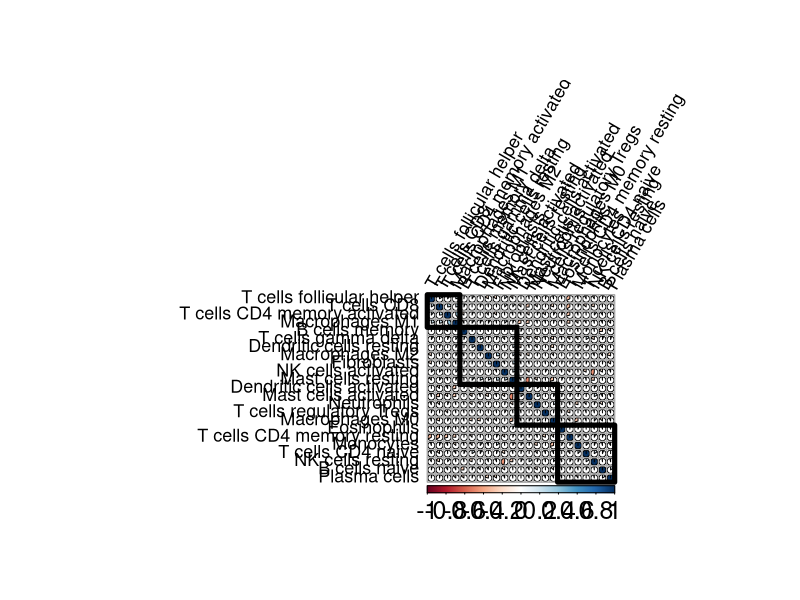
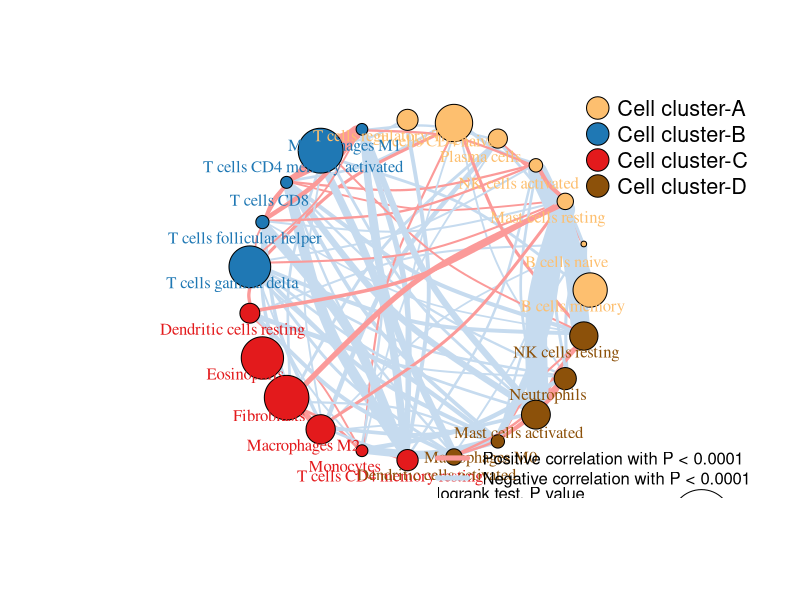

Here is the R script that generated these plots, in order:
## ---- chunk 1
knitr::opts_chunk$set(echo = TRUE)
# 设置knitr的全局代码块选项 / Set global chunk options for knitr
## ---- chunk 2
# 加载数据处理和可视化所需的包 | Load packages for data processing and visualization
library(reshape2)     # 用于数据重塑 | For data reshaping
library(corrplot)     # 用于绘制相关性热图 | For correlation matrix visualization
library(plyr)         # 用于数据操作和聚合 | For data manipulation and aggregation
library(igraph)       # 用于绘制网络图 | For network graph visualization

# 设置环境和选项 | Set environment and options
Sys.setenv(LANGUAGE = "en")           # 设置显示英文报错信息 | Set error messages to English
options(stringsAsFactors = FALSE)     # 禁止将字符型变量自动转换为因子 | Disable automatic conversion of strings to factors
## ---- chunk 3
# 定义网络图中连线的颜色 | Define colors for edges in network graph
poscol <- "#FB9A99"  # 正相关用红色连线 | Red color for positive correlations
negcol <- "#C6DBEF"  # 负相关用蓝色连线 | Blue color for negative correlations

# 定义聚类的颜色方案 | Define color palette for clusters
mycol <- c("#FDBF6F", "#1F78B4", "#E31A1C", "#8C510A")  
# 用于不同聚类的颜色，如果有更多类，需要添加更多颜色 | Colors for different clusters, add more if needed
## ---- chunk 4
# 读取免疫细胞表达矩阵数据 | Read immune cell expression matrix data
input_data <- read.csv("easy_input_immune.csv", row.names = 1, check.names = F)
dim(input_data)                  # 查看数据维度 | Check data dimensions
input_data[1:3,1:3]              # 显示数据前几行几列 | Preview data structure

# 读取生存分析结果数据 | Read survival analysis results
bb <- read.csv("easy_input_HR.csv", header = T)
head(bb)                         # 查看数据前几行 | Preview data
bb$Cell.types <- as.character(bb$Cell.types)  # 将细胞类型转为字符型 | Convert cell types to character
colnames(bb)[1] <- c("ID")       # 重命名第一列为ID | Rename first column to "ID"

# 数据预处理：计算节点属性 | Data preprocessing: Calculate node attributes
bb$weight <- abs(log10(bb$log_rank_p))        # 用log-rank p值的对数绝对值表示节点大小 | Node size by -log10(p-value)
bb$weight_HR <- (as.numeric(bb$HR)-1)*100     # 将HR值转换为可用于着色的值 | Transform HR for coloring
bb$colr <- ifelse(bb$weight_HR<0, "green", "black")  # 根据HR值设置节点颜色：HR<1为绿色，否则为黑色 | Set node color by HR

head(bb)                         # 查看处理后的数据集 | Preview processed data

# 保存处理后的生存分析结果到CSV文件 | Save processed survival analysis results to CSV
write.csv(bb, "output_HR_corlor.csv", quote = F)  # 输出用于后续绘图的带颜色信息的文件 | Output file with color info for plotting
## ---- chunk 5
# options(scipen = 100,digits = 4)  # 取消科学计数法显示，保留4位小数 | Disable scientific notation, show 4 decimal places

# 计算免疫细胞表达量之间的Spearman相关性矩阵 | Calculate Spearman correlation matrix between immune cell expressions
corr <- cor(input_data, method = "spearman")

# 绘制相关性热图 | Plot correlation heatmap
corrplot(corr, title = "", 
         method = "pie",           # 可视化方法：饼图 (也可用"circle", "square"等) | Visualization method: pie chart
         outline = T,              # 显示单元格边框 | Show cell borders
         addgrid.col = "darkgray", # 添加网格线颜色 | Add grid line color
         order = "hclust",         # 按层次聚类排序 | Order by hierarchical clustering
         addrect = 4,              # 添加4个聚类矩形框 | Add 4 clustering rectangles
         mar = c(4,0,4,0),         # 调整边距使标签完整显示 | Adjust margins for label visibility
         rect.col = "black",       # 矩形框颜色 | Rectangle color
         rect.lwd = 5,             # 矩形框线宽 | Rectangle line width
         cl.pos = "b",             # 颜色图例位置：底部 | Color legend position: bottom
         tl.col = "black",         # 文本标签颜色 | Text label color
         tl.cex = 1.08,            # 文本标签大小 | Text label size
         cl.cex = 1.5,             # 颜色图例大小 | Color legend size
         tl.srt = 60)              # 文本标签旋转角度 | Text label rotation angle
## ---- chunk 6
# 自定义函数：计算相关系数的p值矩阵 | Custom function: Calculate p-value matrix for correlation coefficients
cor.mtest <- function(corr, ...) {
  corr <- as.matrix(corr)          # 将输入转换为矩阵格式 | Convert input to matrix format
  n <- ncol(corr)                  # 获取矩阵列数（变量数量）| Get number of columns (variables)
  p.corr <- matrix(NA, n, n)       # 初始化p值矩阵 | Initialize p-value matrix
  diag(p.corr) <- 0                # 对角线元素（自身相关）p值设为0 | Set diagonal p-values to 0
  
  # 计算所有变量对之间的相关系数p值 | Calculate p-values for all variable pairs
  for (i in 1:(n - 1)) {
    for (j in (i + 1):n) {
      tmp <- cor.test(corr[, i],   # 执行Spearman相关性检验 | Perform Spearman correlation test
                      corr[, j], 
                      method = "spearman", ...)
      p.corr[i, j] <- p.corr[j, i] <- tmp$p.value  # 对称填充p值矩阵 | Fill p-value matrix symmetrically
    }
  }
  
  colnames(p.corr) <- rownames(p.corr) <- colnames(corr)  # 设置矩阵行列名 | Set matrix row/column names
  p.corr  # 返回p值矩阵 | Return p-value matrix
}

# 计算免疫细胞表达量相关性的p值矩阵 | Calculate p-value matrix for immune cell correlations
p.corr <- cor.mtest(input_data) 
head(p.corr[, 1:5])  # 显示p值矩阵的前几行和前5列 | Show first few rows and 5 columns of p-value matrix
## ---- chunk 7
# 合并相关系数矩阵和P值矩阵 | Merge correlation coefficients and p-values
rr <- as.data.frame(corr)         # 将相关系数矩阵转换为数据框 | Convert correlation matrix to dataframe
rr$ID <- rownames(rr)             # 添加行名作为ID列 | Add row names as ID column
cor <- melt(rr, "ID", value.name = "cor")  # 重塑数据为长格式 | Reshape data to long format

pp <- as.data.frame(p.corr)        # 将P值矩阵转换为数据框 | Convert p-value matrix to dataframe
pp$ID <- rownames(pp)             # 添加行名作为ID列 | Add row names as ID column
pvalue <- melt(pp, "ID", value.name = "pvalue")  # 重塑数据为长格式 | Reshape data to long format
colnames(pvalue) <- c("from", "to", "pvalue")  # 重命名列 | Rename columns

corpvlue <- cbind(pvalue, cor)    # 合并相关性和P值数据 | Combine correlation and p-value data
head(corpvlue)
corpvlue <- corpvlue[, -c(4:5)]   # 删除重复的ID列 | Remove redundant ID columns
head(corpvlue)
dim(corpvlue)                     # 查看数据维度 | Check data dimensions

# 筛选显著相关的连接 | Filter significant correlations
corpvlue <- corpvlue[corpvlue$pvalue < 0.0001, ]  # 保留p值小于0.0001的连接 | Keep only highly significant connections
dim(corpvlue)

# 计算连接权重（基于P值） | Calculate edge weights (based on p-values)
corpvlue$weight <- corpvlue$pvalue
corpvlue$weight <- -log10(corpvlue$weight)  # 转换为-log10(p)以增强显著性差异 | Transform to -log10(p) for better visualization
head(corpvlue)

# 数据清洗：移除自相关和重复连接 | Data cleaning: Remove self-correlations and duplicate edges
corpvlue <- corpvlue[!corpvlue$cor == 1, ]  # 移除完全相关（自身）的连接 | Remove self-correlations (cor=1)
dim(corpvlue)

# 移除重复连接 | Remove duplicate edges
summary(duplicated(corpvlue$weight))
corpvlue <- corpvlue[!duplicated(corpvlue$weight), ]  # 保留唯一连接 | Keep unique edges only
dim(corpvlue)

# 根据相关系数方向设置连接颜色 | Set edge colors based on correlation direction
corpvlue$color <- ifelse(corpvlue$cor < 0, negcol, poscol)  # 负相关为蓝色，正相关为红色 | Negative: blue, Positive: red

# 保存处理后的连接数据到CSV文件 | Save processed edge data to CSV
write.csv(corpvlue, "output_links.csv")  # 输出用于网络图的连接数据 | Output edge data for network visualization
## ---- chunk 8
# 转置数据用于聚类分析 | Transpose data for clustering analysis
cellcluster <- as.data.frame(t(input_data))  # 转置免疫细胞表达矩阵 | Transpose immune cell expression matrix
# cellcluster[1:5,1:5]  # 查看数据前几行几列 | Preview data structure

# 执行层次聚类分析 | Perform hierarchical clustering
hc <- hclust(dist(cellcluster))  # 计算距离矩阵并进行层次聚类 | Calculate distance matrix and perform hierarchical clustering
hcd <- as.dendrogram(hc)  # 将聚类结果转换为树状图对象 | Convert clustering result to dendrogram
(clus4 <- cutree(hc, 4))  # 将树状图切割为4个聚类 | Cut dendrogram into 4 clusters

# 获取每个聚类中的细胞名称 | Extract cell names in each cluster
A <- as.character(rownames(as.data.frame(subset(clus4, clus4==1))))  # 聚类1的细胞 | Cells in cluster 1
B <- as.character(rownames(as.data.frame(subset(clus4, clus4==2))))  # 聚类2的细胞 | Cells in cluster 2
C <- as.character(rownames(as.data.frame(subset(clus4, clus4==3))))  # 聚类3的细胞 | Cells in cluster 3
D <- as.character(rownames(as.data.frame(subset(clus4, clus4==4))))  # 聚类4的细胞 | Cells in cluster 4
cls <- list(A, B, C, D)  # 将所有聚类结果存入列表 | Store all clusters in a list

# 创建节点数据框并指定聚类标签 | Create node dataframe and assign cluster labels
nodes <- as.data.frame(unlist(cls))  # 将聚类结果展平为数据框 | Flatten cluster list into dataframe
nodes$type <- c(rep("B", 9), rep("A", 4), rep("C", 5), rep("D", 5))  # 为每个细胞分配聚类类型 | Assign cluster types to cells
names(nodes) <- c("media", "type.label")  # 重命名列名 | Rename columns

# 基于领域知识手动调整部分细胞的聚类归属 | Manually adjust cluster assignments based on domain knowledge
nodes$type.label[nodes$media == "T cells follicular helper"] <- "B"  # 调整T细胞滤泡辅助细胞的聚类 | Adjust T follicular helper cells
nodes$type.label[nodes$media == "B cells naive"] <- "A"  # 调整幼稚B细胞的聚类 | Adjust naive B cells
nodes$type.label[nodes$media == "T cells CD4 naive"] <- "A"  # 调整幼稚CD4+T细胞的聚类 | Adjust naive CD4+ T cells
nodes$type.label[nodes$media == "Plasma cells"] <- "A"  # 调整浆细胞的聚类 | Adjust plasma cells
nodes$type.label[nodes$media == "Dendritic cells resting"] <- "C"  # 调整静息树突状细胞的聚类 | Adjust resting dendritic cells
nodes$type.label[nodes$media == "Eosinophils"] <- "C"  # 调整嗜酸性粒细胞的聚类 | Adjust eosinophils
nodes$type.label[nodes$media == "Mast cells resting"] <- "A"  # 调整静息肥大细胞的聚类 | Adjust resting mast cells

# 数据类型转换和检查 | Data type conversion and validation
nodes <- as.data.frame(nodes)  # 确保数据为数据框格式 | Ensure data is in dataframe format
nodes$media <- as.character(nodes$media)  # 将细胞名称转换为字符型 | Convert cell names to character type
nodes  # 显示最终节点数据 | Display final node data
## ---- chunk 9
# 合并生存分析数据和细胞分类数据 | Merge survival analysis data and cell classification data
summary(nodes$media %in% bb$ID)  # 检查细胞名称是否一致 | Check if cell names match between datasets
nodes <- merge(nodes, bb, by.x = "media", "ID", all.x = T, all.y = T)  # 按细胞名合并数据 | Merge datasets by cell name

# 准备节点属性 | Prepare node attributes
nodes$Fraction <- abs(nodes$weight_HR)  # 计算节点大小属性（HR值的绝对值）| Node size based on absolute HR value
nodes$id <- paste("S", 01:23, sep = "")  # 为每个细胞分配唯一ID | Assign unique IDs to cells
nodes <- nodes[order(nodes$type.label),]  # 按细胞类型排序 | Sort by cell type
nodes <- nodes[,c(ncol(nodes),1:ncol(nodes)-1)]  # 调整列顺序，ID列为第一列 | Reorder columns, ID first
nodes <- nodes[order(nodes$type.label),]  # 再次按细胞类型排序 | Sort again by cell type
nodes  # 显示节点数据 | Display node data

# 建立细胞名与ID的映射关系 | Create mapping between cell names and IDs
paste0("'",nodes$media,"'","=","'",nodes$id,"'",collapse = ",")

# 将连接数据中的细胞名替换为ID | Replace cell names with IDs in edge data
corpvlue$from <- revalue(corpvlue$from, c(
  'B cells memory'='S1', 'B cells naive'='S2', 'Dendritic cells activated'='S3',
  'Dendritic cells resting'='S4', 'Eosinophils'='S5', 'Fibroblasts'='S6', 
  'Macrophages M0'='S7', 'Macrophages M1'='S8', 'Macrophages M2'='S9', 
  'Mast cells activated'='S10', 'Mast cells resting'='S11', 'Monocytes'='S12', 
  'Neutrophils'='S13', 'NK cells activated'='S14', 'NK cells resting'='S15', 
  'Plasma cells'='S16', 'T cells CD4 memory activated'='S17', 
  'T cells CD4 memory resting'='S18', 'T cells CD4 naive'='S19', 
  'T cells CD8'='S20', 'T cells follicular helper'='S21', 
  'T cells gamma delta'='S22', 'T cells regulatory Tregs'='S23'
))

corpvlue$to <- revalue(corpvlue$to, c(
  'B cells memory'='S1', 'B cells naive'='S2', 'Dendritic cells activated'='S3',
  'Dendritic cells resting'='S4', 'Eosinophils'='S5', 'Fibroblasts'='S6', 
  'Macrophages M0'='S7', 'Macrophages M1'='S8', 'Macrophages M2'='S9', 
  'Mast cells activated'='S10', 'Mast cells resting'='S11', 'Monocytes'='S12', 
  'Neutrophils'='S13', 'NK cells activated'='S14', 'NK cells resting'='S15', 
  'Plasma cells'='S16', 'T cells CD4 memory activated'='S17', 
  'T cells CD4 memory resting'='S18', 'T cells CD4 naive'='S19', 
  'T cells CD8'='S20', 'T cells follicular helper'='S21', 
  'T cells gamma delta'='S22', 'T cells regulatory Tregs'='S23'
))

links <- corpvlue  # 重命名连接数据 | Rename edge data

# 使用igraph包构建网络图 | Construct network graph using igraph package
net <- graph_from_data_frame(d = links, vertices = nodes, directed = T)  
# 从数据框构建图对象：d为连接数据，vertices为节点数据，directed指定有向图 | Build graph: edges from 'links', nodes from 'nodes', directed graph
## ---- chunk 10
# 根据细胞聚类设置节点颜色 | Set node colors based on cell clusters
V(net)$color <- revalue(nodes$type.label, c("A"=mycol[1], "B"=mycol[2], "C"=mycol[3], "D"=mycol[4]))
# 将聚类标签映射为之前定义的颜色 | Map cluster labels to predefined colors

# 计算节点度并设置节点大小 | Calculate node degrees and set node sizes
V(net)$size <- (1 + V(net)$weight)*3  # 节点大小基于-log10(p值)，可根据数据调整 | Node size based on -log10(p-value), adjustable
V(net)$label <- V(net)$media  # 设置节点标签为细胞名称 | Set node labels to cell names

# 设置边的属性 | Set edge properties
E(net)$arrow.mode <- 0        # 无边箭头 | No arrowheads
E(net)$edge.color <- "tomato"  # 边的默认颜色 | Default edge color
E(net)$width <- 1 + E(net)$weight/6  # 边的宽度基于权重，即-log10(p值) | Edge width based on -log10(p-value)

# 输出网络图到PDF文件 | Export network graph to PDF
pdf("Immune_network.pdf", width = 9.75, height = 8.78)

# 绘制网络图 | Plot network graph
plot(net,
     layout = layout_in_circle,  # 圆形布局 | Circular layout
     edge.curved = 0.2,          # 边的弯曲度 | Edge curvature
     vertex.label.color = V(net)$color,  # 标签颜色与节点一致 | Label color matches node color
     vertex.label.dist = -2,     # 标签与节点的距离，负值表示外部 | Label distance from node
     edge.color = links$color)   # 边的颜色基于相关系数正负 | Edge color based on correlation direction

# 添加聚类图例 | Add legend for clusters
legend("topright",             # 图例位置：右上角 | Legend position: top-right
       c("Cell cluster-A", "Cell cluster-B", "Cell cluster-C", "Cell cluster-D"),
       pch = 21,               # 图例符号：实心圆带边框 | Legend symbol: filled circle with border
       col = "black",          # 边框颜色 | Border color
       pt.bg = mycol,          # 填充颜色 | Fill color
       pt.cex = 3,             # 符号大小 | Symbol size
       cex = 1.3,              # 文字大小 | Text size
       bty = "n",              # 无边框 | No box
       ncol = 1)               # 单列排列 | Single column

# 添加节点大小图例（基于P值） | Add legend for node size (based on p-values)
f <- c(0.05, 0.001, 0.00001, 0.00000001)  # 示例P值 | Example p-values
s <- abs(log10(f))  # 对应大小 | Corresponding sizes

legend("bottomright", 
       inset = c(0, -0.1),     # 向下偏移 | Shift downward
       legend = f,             # 图例文字 | Legend text
       text.width = 0.2,       # 文字宽度 | Text width
       title = "logrank test, P value",  # 图例标题 | Legend title
       title.adj = -0.5,       # 标题位置调整 | Title position adjustment
       pch = 21,               # 符号类型 | Symbol type
       pt.cex = s,             # 符号大小 | Symbol size
       bty = 'n',              # 无边框 | No box
       horiz = TRUE)           # 水平排列 | Horizontal arrangement

# 添加边的图例（正负相关） | Add legend for edge colors (positive/negative correlations)
legend("bottomright",
       c("Positive correlation with P < 0.0001", 
         "Negative correlation with P < 0.0001"),
       col = c(poscol, negcol),  # 颜色对应正负相关 | Colors for positive/negative correlations
       bty = "n",                # 无边框 | No box
       cex = 1,                  # 文字大小 | Text size
       lty = 1,                  # 线条类型 | Line type
       lwd = 5)                  # 线条宽度 | Line width

dev.off()  # 关闭图形设备 | Close graphics device
## ---- chunk 11
sessionInfo()
